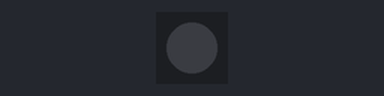
This sketch was run on a simulated Arduino Uno, built with avr-gcc and run on an emulated ATmega328P. On the bench: 1 RGB LEDs in strip order, left to right. Dim RGB values are drawn brighter than linear.

Above: at 0.15 s.
At 13.37 s:
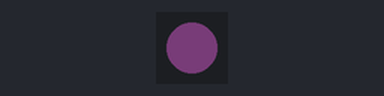
At 38.33 s:
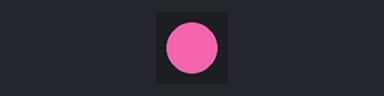
Timing chart, 0 to 40.0 s (numbered marks = the images above):
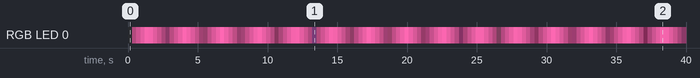

Measured:
- by itself, RGB LED 0: off → RGB(58, 24, 41) at 0.30 s, → RGB(116, 47, 82) 0.30 s later, → RGB(174, 71, 123) 0.30 s later, → RGB(232, 95, 163) 0.30 s later, … (132 changes in this stretch)

The sketch:

03_color_fade.ino
```cpp
/*
   The following code demonstrates how to make
   one Grove ChainableLED fade.

   STEPS:
   -Make sure you connect your ChainableLED
   to the right pin on your Seeeduino Lotus

   TODO:
   -Try to attach multiple ChainableLEDs in series
    and make them all fade.
 */

#include <FastLED.h>

//connections of the ChainableLED
#define DATA_PIN 5
#define CLOCK_PIN 4

//how many leds
#define NUM_LEDS 1

//an array to hold the led data
CRGB leds[NUM_LEDS];

CRGB warm_pink = 0xFF69B4;

void setup() {
	//start the led library
	FastLED.addLeds<P9813, DATA_PIN, CLOCK_PIN, RGB>(leds, NUM_LEDS);
	//set color of the one and only led
	leds[0]=warm_pink;
}

void loop() {
	for (int i = 0; i < 255; i++) {
		FastLED.setBrightness(i);
		FastLED.show();
		delay(5);
	}
	for (int i = 255; i > 0; i--) {
		FastLED.setBrightness(i);
		FastLED.show();
		delay(5);
	}
}
```
